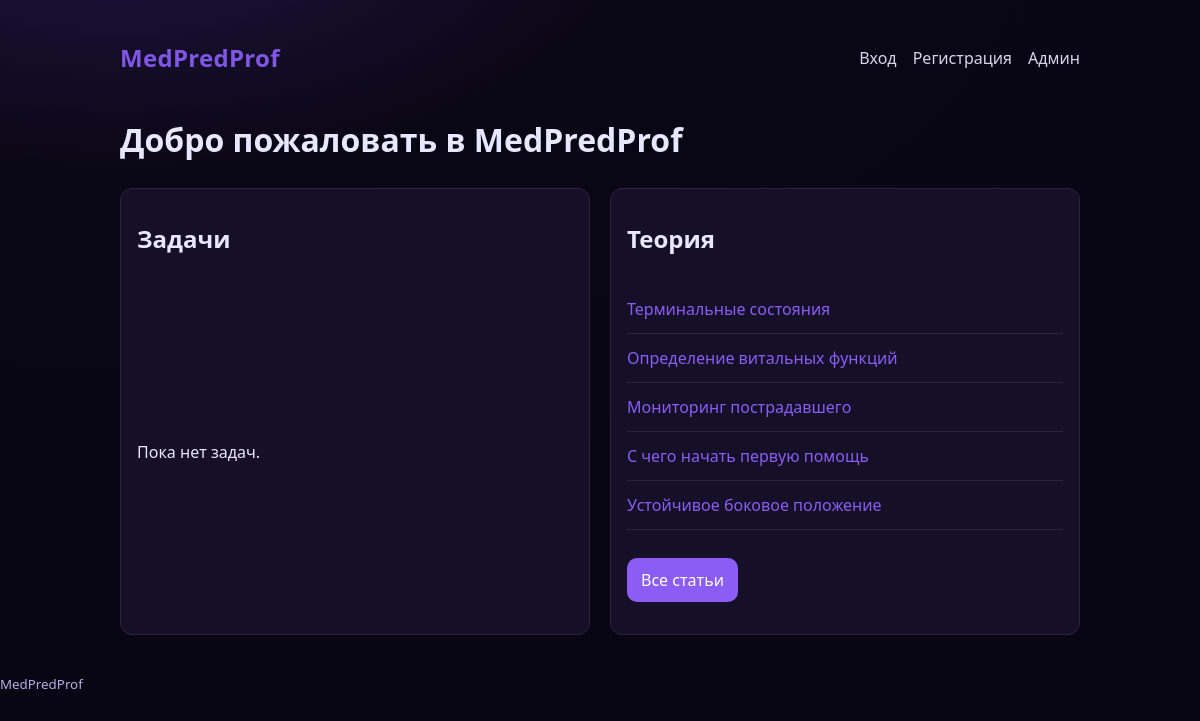
The page / on the database its author committed.
### tables this page shows
CREATE TABLE theory_articles (
                id INTEGER PRIMARY KEY AUTOINCREMENT,
                title TEXT NOT NULL,
                content TEXT NOT NULL,
                image_path TEXT,
                created_at TIMESTAMP DEFAULT CURRENT_TIMESTAMP
            );

### app.py (the view)
    @app.get("/")
    def index():
        db = get_db()
        tasks = db.execute("SELECT id, title FROM tasks ORDER BY id DESC").fetchall()
        articles = db.execute("SELECT id, title FROM theory_articles ORDER BY id DESC LIMIT 5").fetchall()
        return render_template("index.html", tasks=tasks, articles=articles, site_name="MedPredProf")

### templates/index.html
﻿{% extends "base.html" %}
{% block content %}
<h1>Добро пожаловать в MedPredProf</h1>
<div class="grid">
  <div class="card">
    <h2>Задачи</h2>
    {% if tasks|length == 0 %}
      <p>Пока нет задач.</p>
    {% else %}
      <ul class="list">
        {% for t in tasks %}
          <li><a href="{{ url_for('task_view', task_id=t.id) }}">{{ t.title }}</a></li>
        {% endfor %}
      </ul>
    {% endif %}
  </div>
  <div class="card">
    <h2>Теория</h2>
    {% if articles|length == 0 %}
      <p>Пока нет статей.</p>
    {% else %}
      <ul class="list">
        {% for a in articles %}
          <li><a href="{{ url_for('theory_view', article_id=a.id) }}">{{ a.title }}</a></li>
        {% endfor %}
      </ul>
    {% endif %}
    <p><a class="button" href="{{ url_for('theory_list') }}">Все статьи</a></p>
  </div>
</div>
{% endblock %}

### static/styles.css (style rules this page uses)
* { box-sizing: border-box; }
body { margin: 0; font-family: ui-sans-serif, system-ui, -apple-system, Segoe UI, Roboto, Arial, Noto Sans, Apple Color Emoji, Segoe UI Emoji; background: radial-gradient(1200px 600px at 10% -10%, #1f1542 0%, #0a0714 45%, #090614 100%); color: var(--text); line-height: 1.5; padding-bottom: 200px; }
h1 { font-size: 32px; margin: 24px 0; }
h2 { font-size: 24px; margin: 16px 0; }
.list { list-style: none; padding: 0; margin: 0; }
.list li { padding: 12px 0; border-bottom: 1px solid var(--border); }
.list a { color: var(--primary); text-decoration: none; }
.card { background: var(--bg-card); border: 1px solid var(--border); border-radius: 12px; padding: 16px; display: grid; gap: 12px; }
.grid { display: grid; grid-template-columns: repeat(auto-fit, minmax(300px, 1fr)); gap: 20px; }
button, .button { display: inline-block; background: var(--primary); color: white; border: none; border-radius: 10px; padding: 10px 14px; cursor: pointer; text-decoration: none; }

### rows shown on the page
theory_articles: title "Терминальные состояния"
theory_articles: title "Определение витальных функций"
theory_articles: title "Мониторинг пострадавшего"
theory_articles: title "С чего начать первую помощь"
theory_articles: title "Устойчивое боковое положение"
